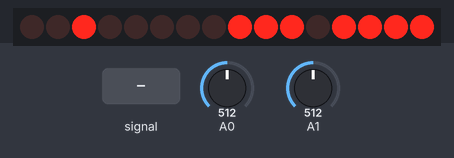
The sketch below on a simulated Arduino Uno, built with avr-gcc and run on an emulated ATmega328P. On the bench: 16 shift-register outputs drawn as a row of LEDs (first output left, lit = HIGH). Wiring (inferred from the names in the program): 2 × shift register (74HC595): data pin 11; shift clock pin 12; latch pin 8. Wiring (inferred from the signals the program sends): row of LEDs: on Q0, Q1, Q2, Q3, Q4, Q5, Q6, Q7, Q8, Q9, Q10, Q11, Q12, Q13, Q14, Q15. The inputs (shaded band) are chosen by the test bench; at power-on: A1 = 512, A0 = 512.

Above: at 1.2 s.
1.3 s: A0 fed a 200 Hz sine of ±460 counts around its level
At 1.9 s:
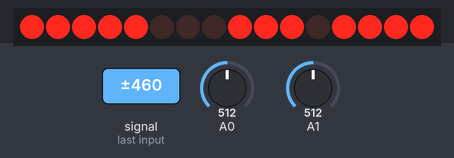
3.6 s: A1 set to 575
5.1 s: A1 set to 591
At 6.1 s:
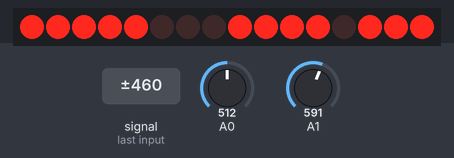
6.6 s: A0 set to 716
At 7.7 s:
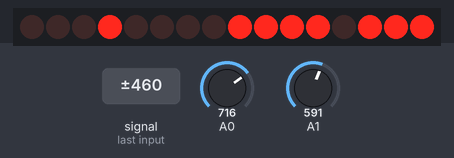
8.1 s: A0 set to 900
At 9.0 s:
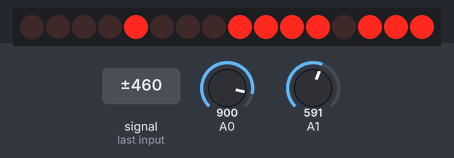
9.6 s: A1 set to 511
At 10.2 s:
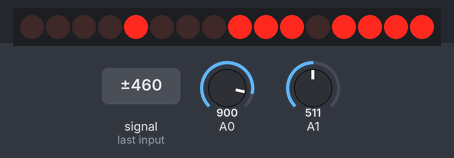
Timing chart, 0 to 12.1 s (numbered marks = the images above; inputs shaded):
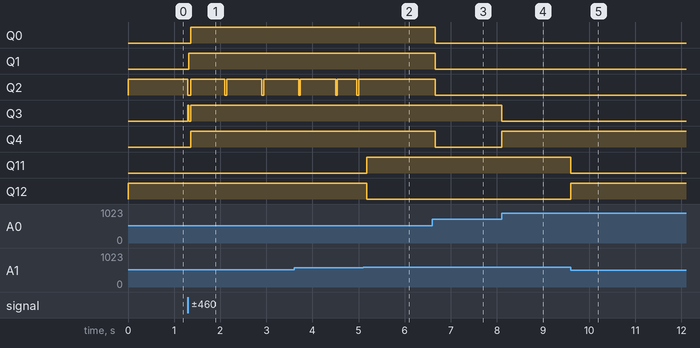

Measured:
- the behaviour switches between 584 and 585 on A1 (found by bisection; images 1 and 2)
- after the input at 1.3 s, Q0, Q4: LOW → HIGH after 0.06 s; Q1: LOW → HIGH at once; Q2: alternates HIGH for 0.75 s and LOW for 0.04 s, starting at once; Q3: LOW → HIGH at once, → LOW 0.02 s later, → HIGH 0.04 s later
- after the input at 6.6 s, Q0–2, Q4: HIGH → LOW after 0.06 s
- after the input at 8.1 s, Q3: HIGH → LOW at once; Q4: LOW → HIGH at once
- after the input at 9.6 s, Q11: HIGH → LOW at once; Q12: LOW → HIGH at once

The sketch:

matrix57potar.ino
```cpp
//Pin connected to ST_CP of 74HC595
int latchPin = 8;
//Pin connected to SH_CP of 74HC595
int clockPin = 12;
////Pin connected to DS of 74HC595
int dataPin = 11;

int a = 0;
int b = 0;
int c = 0;
int d = 0;
int pota;
int potb;


void setup() {
  // put your setup code here, to run once:
  pinMode( dataPin, OUTPUT );
  pinMode( clockPin, OUTPUT );
  pinMode( latchPin, OUTPUT );
}

void loop() {


  pota = analogRead(A0);
  potb = analogRead(A1);

  d = map(pota, 0, 1023, 0, 5);
  c = map(potb, 0, 1023, 0, 7);

  a = 255;
  b = 0;

  bitClear(a, c);
  bitSet(b, d);


  digitalWrite(latchPin, LOW);
  shiftOut(dataPin, clockPin, MSBFIRST, a);
  shiftOut(dataPin, clockPin, MSBFIRST, b);
  digitalWrite(latchPin, HIGH);

}
```
